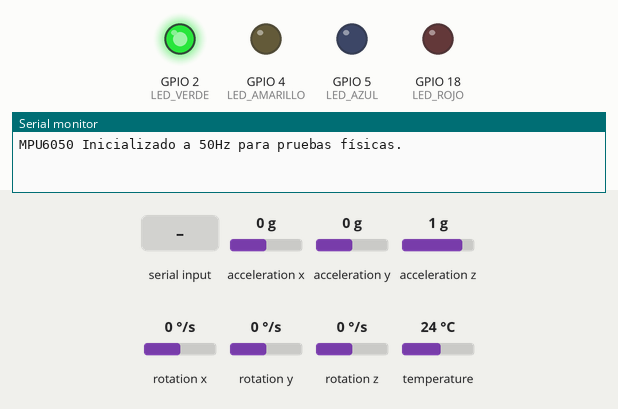
The sketch below on a simulated ESP32. Shown: output pins drawn as LEDs (lit = HIGH), the last lines printed to the serial monitor. Dashed ring = blinking. The test bench sets the inputs (shaded band); at power-on: acceleration z 1 g, acceleration x 0 g, acceleration y 0 g, rotation x 0 °/s, rotation y 0 °/s, rotation z 0 °/s, temperature 24 °C.

Above: at 1.3 s.
1.4 s: acceleration z set to 0.8 g
2.9 s: acceleration z set to 0.5 g
At 3.4 s:
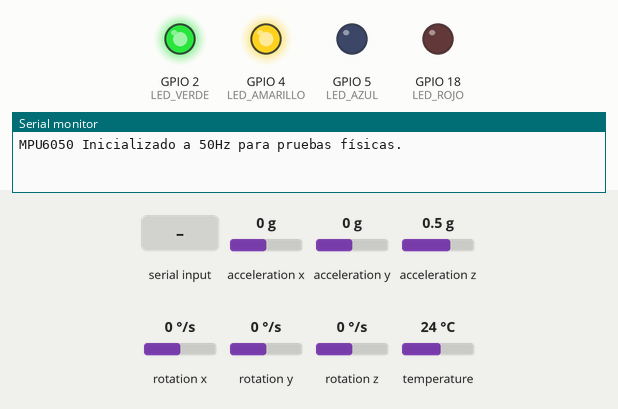
5.9 s: "t" received over Serial
At 6.3 s:
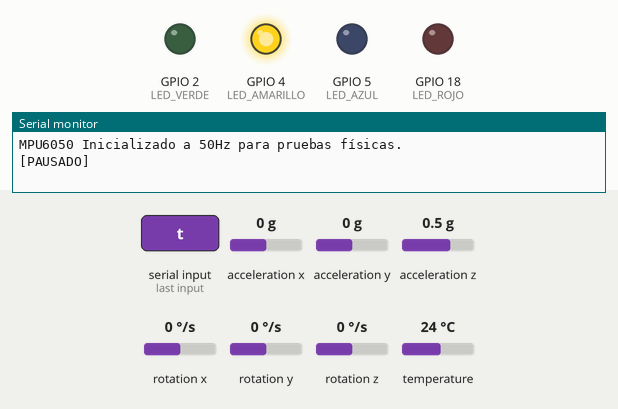
7.4 s: "s" received over Serial
At 8.6 s:
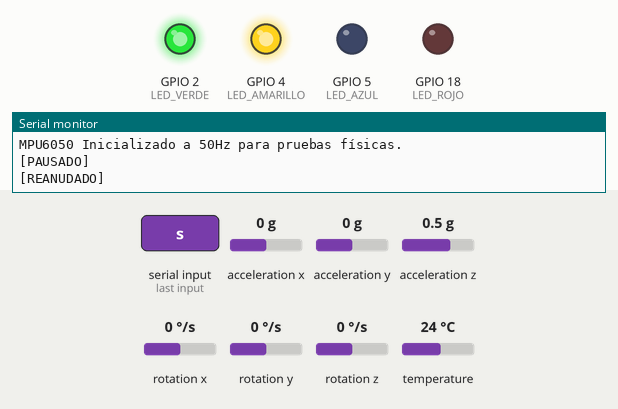
8.9 s: "T" received over Serial
At 9.8 s:
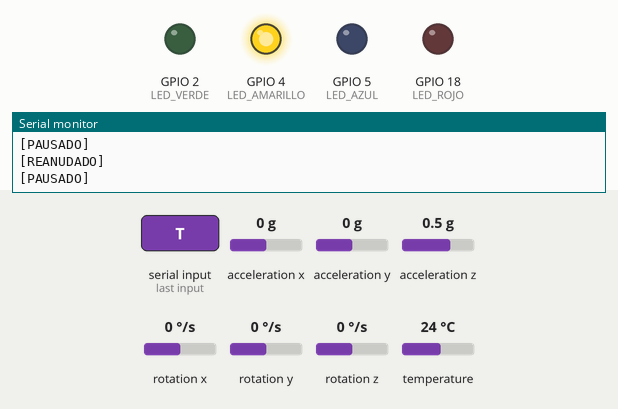
10.4 s: "S" received over Serial
At 10.9 s:
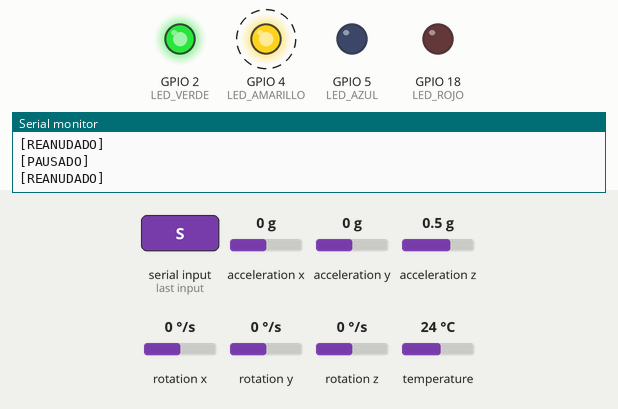
Timing chart, 0 to 14.4 s (numbered marks = the images above; inputs shaded):
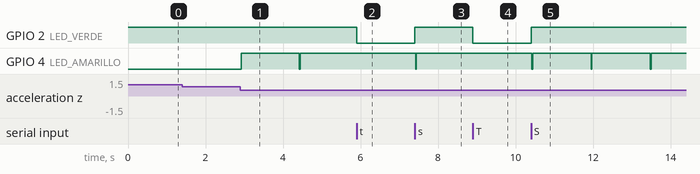

The sketch:

Prueba3_IMU_ESP32std.ino
```cpp
#include <Wire.h>
#include <Adafruit_MPU6050.h>
#include <Adafruit_Sensor.h>
#include "arduinoFFT.h"

Adafruit_MPU6050 mpu;

// DEFINICIÓN DE PINES SEGÚN TUS ESPECIFICACIONES (ESP32)
const int LED_VERDE    = 2;  // GPIO D2: Sistema OK / Reposo
const int LED_AMARILLO = 4;  // GPIO D4: En proceso de Caída Libre
const int LED_ROJO     = 18; // GPIO D18: TRIGGER 1: Caída detectada
const int LED_AZUL     = 5;  // GPIO D5: TRIGGER 2: Convulsión Clónica FFT

// 1. CONFIGURACIÓN DE MUESTREO (Cuppens 2012)
const int FRECUENCIA_MUESTREO = 50;
const int PERIODO_MUESTREO_MS = 1000 / FRECUENCIA_MUESTREO;
unsigned long ultimoTiempoMuestreo = 0;
bool ejecutando = true;

// 2. PARÁMETROS DE CAÍDA (Paso 2 - Bourke 2007)
const float UMBRAL_CAIDA_LIBRE = 0.61;
const float UMBRAL_IMPACTO     = 3.50;
enum EstadoCaida { REPOSO, EN_CAIDA_LIBRE };
EstadoCaida estadoCaidaActual = REPOSO;
unsigned long tiempoInicioCaida = 0;
const unsigned long VENTANA_MAXIMA_CAIDA_MS = 1500;

// 3. PARÁMETROS DE CONFIGURACIÓN DE FFT (Paso 3 - Enfoque Espectral)
const uint16_t SAMPLES = 128;
double vReal[SAMPLES];
double vImag[SAMPLES];
uint16_t indiceMuestras = 0;

// Instanciar objeto FFT
ArduinoFFT<double> FFT = ArduinoFFT<double>(vReal, vImag, SAMPLES, (double)FRECUENCIA_MUESTREO);

const double UMBRAL_ENERGIA_RELATIVA = 0.45;
int ventanasClonicasConsecutivas = 0;
const int VENTANAS_REQUERIDAS_ALERTA = 3;

void dispararTriggerECG(String tipoCrisis, int pinLedAlarma);

void setup() {
  Serial.begin(115200);
  while (!Serial) delay(10);

  // CONFIGURAR PINES DE LEDS COMO SALIDAS
  pinMode(LED_VERDE, OUTPUT);
  pinMode(LED_AMARILLO, OUTPUT);
  pinMode(LED_ROJO, OUTPUT);
  pinMode(LED_AZUL, OUTPUT);

  // Encendido inicial de diagnóstico (Verde activo)
  digitalWrite(LED_VERDE, HIGH);
  digitalWrite(LED_AMARILLO, LOW);
  digitalWrite(LED_ROJO, LOW);
  digitalWrite(LED_AZUL, LOW);

  if (!mpu.begin()) {
    Serial.println("¡Error MPU6050!");
    while (1) {
      digitalWrite(LED_AMARILLO, HIGH); delay(200);
      digitalWrite(LED_AMARILLO, LOW);  delay(200);
    }
  } else {
    Serial.println("MPU6050 Inicializado a 50Hz para pruebas físicas.");
    mpu.setAccelerometerRange(MPU6050_RANGE_8_G);
    mpu.setFilterBandwidth(MPU6050_BAND_21_HZ);
    delay(100);
  }
}

void loop() {
  unsigned long tiempoActual = millis();

  // --- CONTROL DE PAUSA POR TECLADO ---
  if (Serial.available() > 0) {
    char tecla = Serial.read();
    if (tecla == 't' || tecla == 'T') {
      ejecutando = false;
      digitalWrite(LED_VERDE, LOW);
      Serial.println("\n[PAUSADO]");
    }
    else if (tecla == 's' || tecla == 'S') {
      ejecutando = true;
      ultimoTiempoMuestreo = millis();
      digitalWrite(LED_VERDE, HIGH);
      Serial.println("\n[REANUDADO]");
    }
  }

  if (ejecutando) {
    if (tiempoActual - ultimoTiempoMuestreo >= PERIODO_MUESTREO_MS) {
      ultimoTiempoMuestreo = tiempoActual;

      sensors_event_t a, g, temp;
      mpu.getEvent(&a, &g, &temp);

      float aam = sqrt(pow(a.acceleration.x, 2) + pow(a.acceleration.y, 2) + pow(a.acceleration.z, 2));
      float aam_g = aam / 9.80665;

      vReal[indiceMuestras] = (double)aam_g;
      vImag[indiceMuestras] = 0.0;
      indiceMuestras++;

      // ==========================================
      // PASOS B Y C: MAQUINA DE ESTADOS DE CAÍDA
      // ==========================================
      switch(estadoCaidaActual) {
        case REPOSO:
          if (aam_g < UMBRAL_CAIDA_LIBRE) {
            estadoCaidaActual = EN_CAIDA_LIBRE;
            tiempoInicioCaida = tiempoActual;
            digitalWrite(LED_AMARILLO, HIGH); // LED Amarillo ON en Caída Libre
          }
          break;
        case EN_CAIDA_LIBRE:
          if (tiempoActual - tiempoInicioCaida > VENTANA_MAXIMA_CAIDA_MS) {
            estadoCaidaActual = REPOSO;
            digitalWrite(LED_AMARILLO, LOW); // Falsa alarma
          } else if (aam_g > UMBRAL_IMPACTO) {
            digitalWrite(LED_AMARILLO, LOW);
            dispararTriggerECG("CAIDA / DROP ATTACK", LED_ROJO); // LED Rojo en Impacto
            estadoCaidaActual = REPOSO;
          }
          break;
      }

      // ==========================================
      // PASO D: PROCESAMIENTO SPECTRAL FFT
      // ==========================================
      if (indiceMuestras == SAMPLES) {
        double suma = 0;
        for (int i = 0; i < SAMPLES; i++) suma += vReal[i];
        double media = suma / SAMPLES;
        for (int i = 0; i < SAMPLES; i++) vReal[i] -= media;

        // CORRECCIÓN AQUÍ: Usamos la constante universal de Hamming (FFT_WIN_TYP_HAMMING)
        FFT.windowing(FFT_WIN_TYP_HAMMING, FFT_FORWARD);
        FFT.compute(FFT_FORWARD);
        FFT.complexToMagnitude();

        double energiaTotal = 0;
        double energiaBandaCrisis = 0;

        for (int i = 1; i < (SAMPLES / 2); i++) {
          double frecuenciaActual = (i * (double)FRECUENCIA_MUESTREO) / SAMPLES;
          double magnitudSquared = pow(vReal[i], 2);

          energiaTotal += magnitudSquared;

          if (frecuenciaActual >= 2.0 && frecuenciaActual <= 5.0) {
            energiaBandaCrisis += magnitudSquared;
          }
        }

        double ratioEnergia = 0.0;
        if (energiaTotal > 0.01) {
          ratioEnergia = energiaBandaCrisis / energiaTotal;
        }

        if (ratioEnergia >= UMBRAL_ENERGIA_RELATIVA) {
          ventanasClonicasConsecutivas++;
          // Pequeño parpadeo de validación en el LED azul
          digitalWrite(LED_AZUL, HIGH); delay(20); digitalWrite(LED_AZUL, LOW);

          Serial.print("-> [OK SPECTRAL] Ventana rítmica. Consecutivas: ");
          Serial.println(ventanasClonicasConsecutivas);
        } else {
          ventanasClonicasConsecutivas = 0;
        }

        if (ventanasClonicasConsecutivas >= VENTANAS_REQUERIDAS_ALERTA) {
          dispararTriggerECG("CONVULSIÓN CLÓNICA (FFT 2-5 Hz)", LED_AZUL); // LED Azul en Alerta Rítmica Sostenida
          ventanasClonicasConsecutivas = 0;
        }

        indiceMuestras = 0;
      }
    }
  }
}

void dispararTriggerECG(String tipoCrisis, int pinLedAlarma) {
  Serial.println("\n!!!!!!!!!!!!!!!!!!!!!!!!!!!!!!!!!!!!!!!!!!!!!!!!!!!!!!!!!!!!!!");
  Serial.print("!!! TRIGGER DISPARADO EN SEGUNDO PLANO: "); Serial.println(tipoCrisis);
  Serial.println("!!!!!!!!!!!!!!!!!!!!!!!!!!!!!!!!!!!!!!!!!!!!!!!!!!!!!!!!!!!!!!\n");

  digitalWrite(LED_VERDE, LOW);

  // Alarma visual: Parpadeo intenso del LED asignado por 4 segundos
  for(int i = 0; i < 8; i++) {
    digitalWrite(pinLedAlarma, HIGH); delay(250);
    digitalWrite(pinLedAlarma, LOW);  delay(250);
  }

  digitalWrite(LED_VERDE, HIGH);
}
```

Measured:
- the behaviour switches between 0.7 and 0.6 g on acceleration z (found by bisection; images 0 and 1)
- after the input at 1.4 s, every drawn part: stays the same
- after the input at 2.9 s, GPIO 4 (LED_AMARILLO): LOW → HIGH at once, → LOW 1.5 s later, → HIGH 0.02 s later
- after the input at 5.9 s, GPIO 2 (LED_VERDE): HIGH → LOW at once; GPIO 4 (LED_AMARILLO): stays HIGH (without the input it goes to LOW after 0.05 s)
- after the input at 7.4 s, GPIO 2 (LED_VERDE): LOW → HIGH at once; GPIO 4 (LED_AMARILLO): HIGH → LOW at once, → HIGH 0.02 s later
- after the input at 8.9 s, GPIO 2 (LED_VERDE): HIGH → LOW at once; GPIO 4 (LED_AMARILLO): stays HIGH (without the input it goes to LOW after 0.05 s)
- after the input at 10.4 s, GPIO 2 (LED_VERDE): LOW → HIGH at once; GPIO 4 (LED_AMARILLO): alternates HIGH for 1.5 s and LOW for 0.02 s, starting at once
